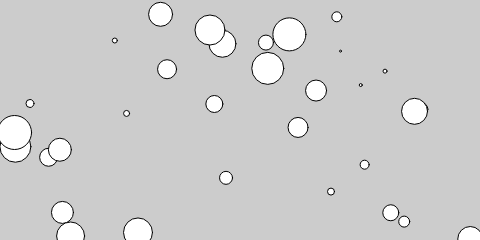
Frame 1 (no input)
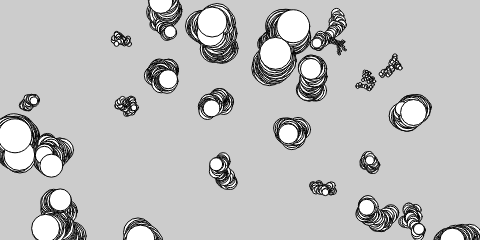
Frame 60 (no input)
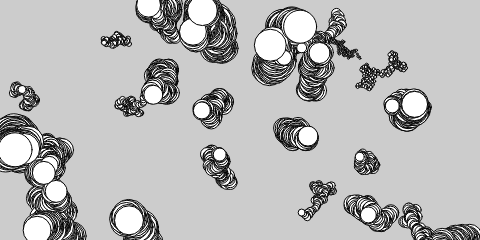
Frame 120 (the mouse pressed at the canvas centre since frame 60)

The p5.js sketch that drew these frames (run headless with seeded random() and noise() and a simulated clock; from frame 60 on, the mouse is pressed at the canvas centre):

// p5.js sketch
// ── sketch.js
var bugs = [];

function JitterBug(tempX, tempY, tempDiameter) {
  this.x = tempX;
  this.y = tempY;
  this.diameter = tempDiameter;
  this.speed = 2.5;

  this.move = function () {
    this.x += random(-this.speed, this.speed);
    this.y += random(-this.speed, this.speed);
  };

  this.display = function () {
    ellipse(this.x, this.y, this.diameter, this.diameter);
  };
}

function setup() {
  createCanvas(480, 240);
  background(204);
  for (let i = 0; i < 33; i++) {
    var x = random(width);
    var y = random(height);
    var r = i + 2;
    bugs[i] = new JitterBug(x,y,r);
  }
}

function draw() {
  for (let i = 0; i < bugs.length; i++) {
    bugs[i].move();
    bugs[i].display();
  }
}
